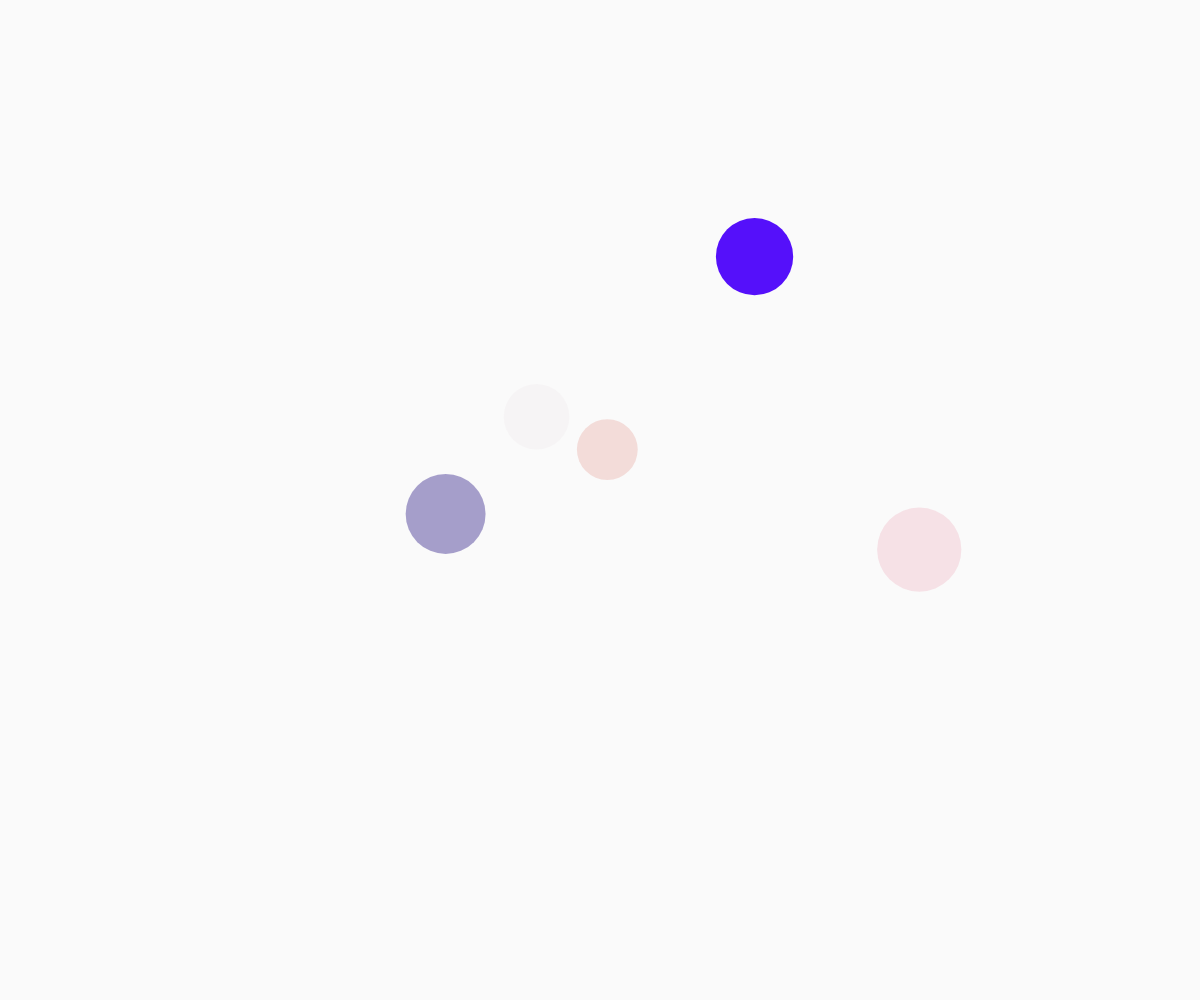
Frame 1 (no input)
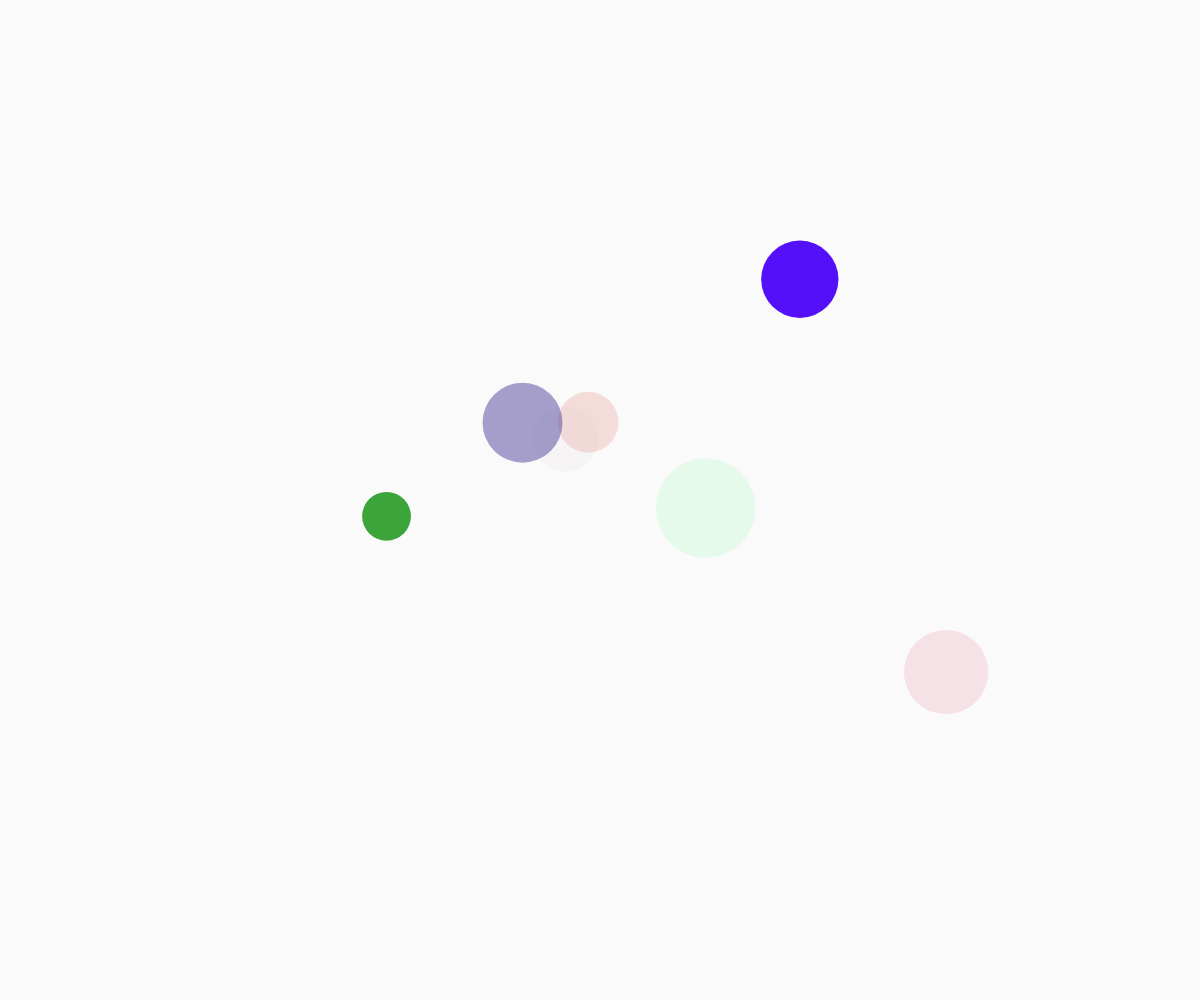
Frame 60 (no input)
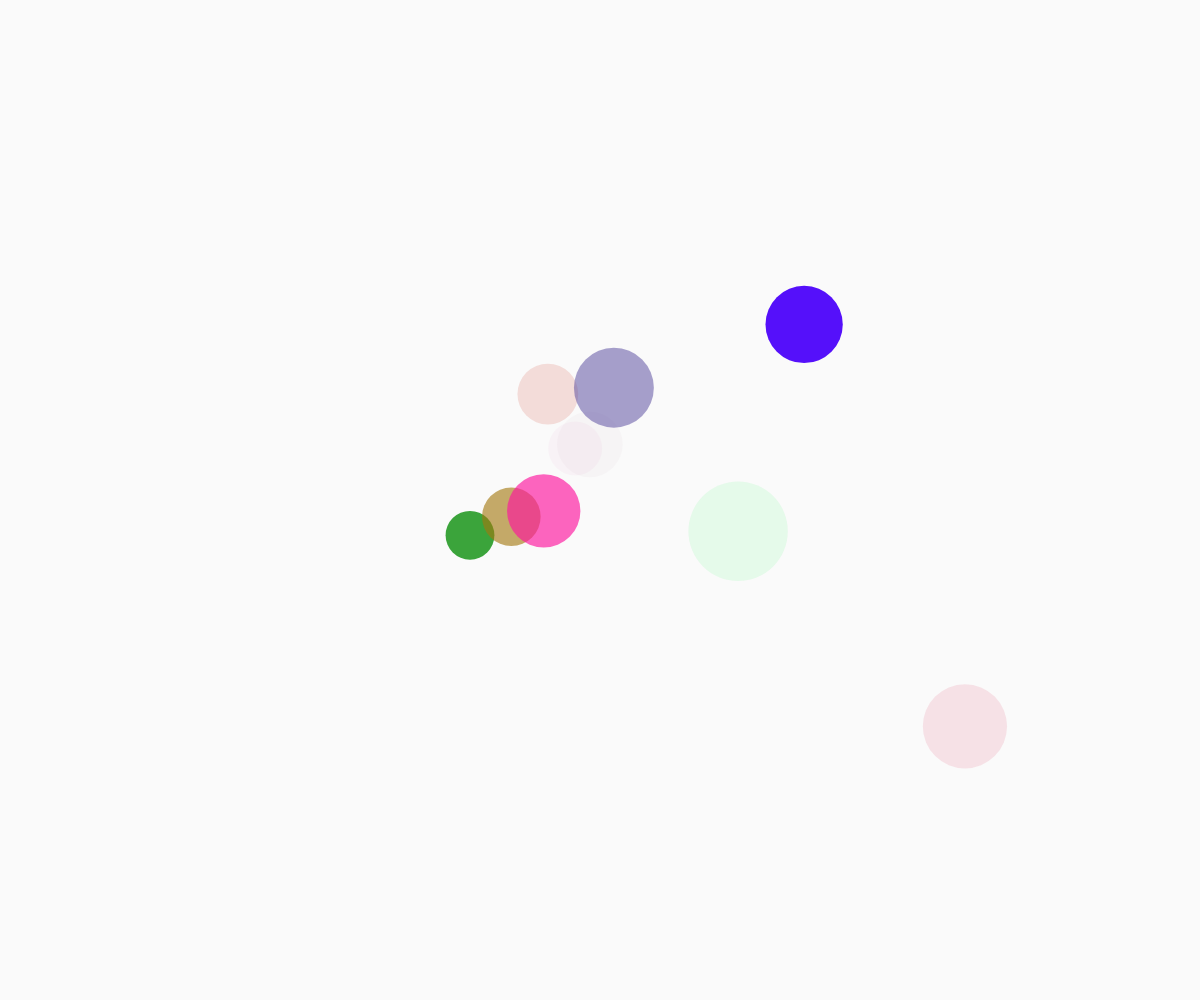
Frame 120 (the mouse pressed at the canvas centre since frame 60)

The p5.js sketch that drew these frames (run headless with seeded random() and noise() and a simulated clock; from frame 60 on, the mouse is pressed at the canvas centre):

// p5.js sketch
// ── sketch.js
// Bubbles
// Removing objects from the array

let theBubbles = [];
let deathLocations = [];

function setup() {
  createCanvas(windowWidth, windowHeight);
  noStroke();

  for (i = 0; i < 5; i++) {
    spawnBubble();
  }

  // create a new bubble
  window.setInterval(spawnBubble, 500);
}

function draw() {
  background(250);
  moveBubblesWithNoise();
  displayBubbles();
  displayDeathSpots();
}

function mousePressed() {
  for (let bubble of theBubbles) {
    if (clickedInBubble(mouseX, mouseY, bubble)) {
      let theIndex = theBubbles.indexOf(bubble);
      theBubbles.splice(theIndex, 1);
      addDeath(mouseX, mouseY);
    }
  }
}

function displayDeathSpots() {
  for (let spot of deathLocations) {
    // add images for bubble pop
  }
}

function addDeath(_x, _y) {
  let deathSpot = {
    x: _x,
    y: _y,
  };
  deathLocations.push(deathSpot);
}

function clickedInBubble(x, y, theBubble) {
  let distanceAway = dist(x, y, theBubble.x, theBubble.y);
  if (distanceAway < theBubble.radius) {
    return true;
  }
  else {
    return false;
  }
}

function displayBubbles() {
  for (let bubble of theBubbles) {
    fill(bubble.red, bubble.green, bubble.blue, bubble.alpha);
    circle(bubble.x, bubble.y, bubble.radius * 2);
  }
}

function moveBubblesWithNoise() {
  for (let bubble of theBubbles) {
    let x = noise(bubble.timeX) * width;
    let y = noise(bubble.timeY) * height;

    bubble.x = x;
    bubble.y =y;
    
    bubble.timeX += bubble.deltaTime;
    bubble.timeY += bubble.deltaTime;
  }
}

function moveBubblesRandomly() {
  for (let bubble of theBubbles) {
    let choice = random(100);
    if (choice < 50) {
      // move up
      bubble.y -= bubble.speed;
    }
    else if (choice < 65) {
      // move down
      bubble.y += bubble.speed;
    }
    else if (choice < 80) {
      // move right
      bubble.x += bubble.speed;
    }
    else {
      bubble.x -= bubble.speed;
    }
  }
}

function spawnBubble() {
  let someBubble = {
    x: random(width),
    y: height + random(0, 25),
    speed: random(2, 5),
    radius: random(20, 50),
    red: random(255),
    green: random(255),
    blue: random(255),
    alpha: random(255),
    timeX: random(1000000),
    timeY: random(1000000),
    deltaTime: 0.002,
  };
  theBubbles.push(someBubble);
}
